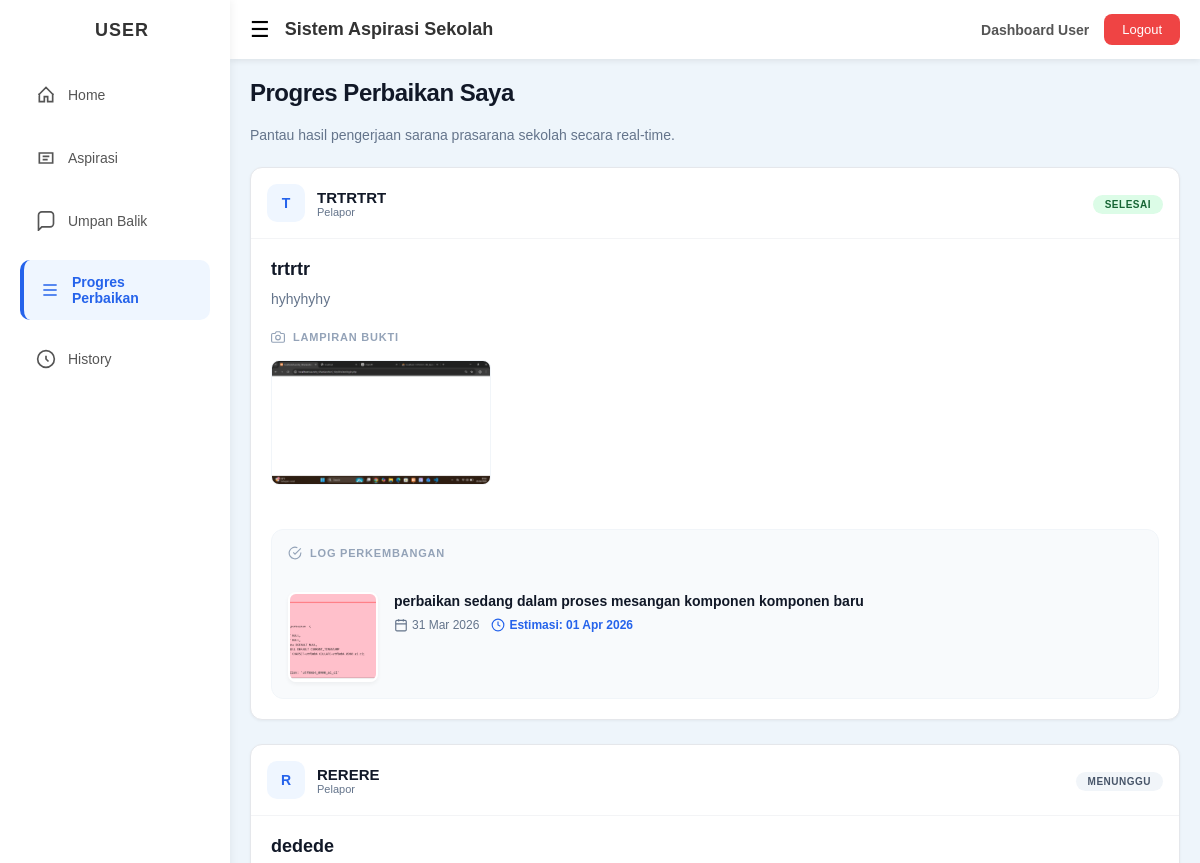
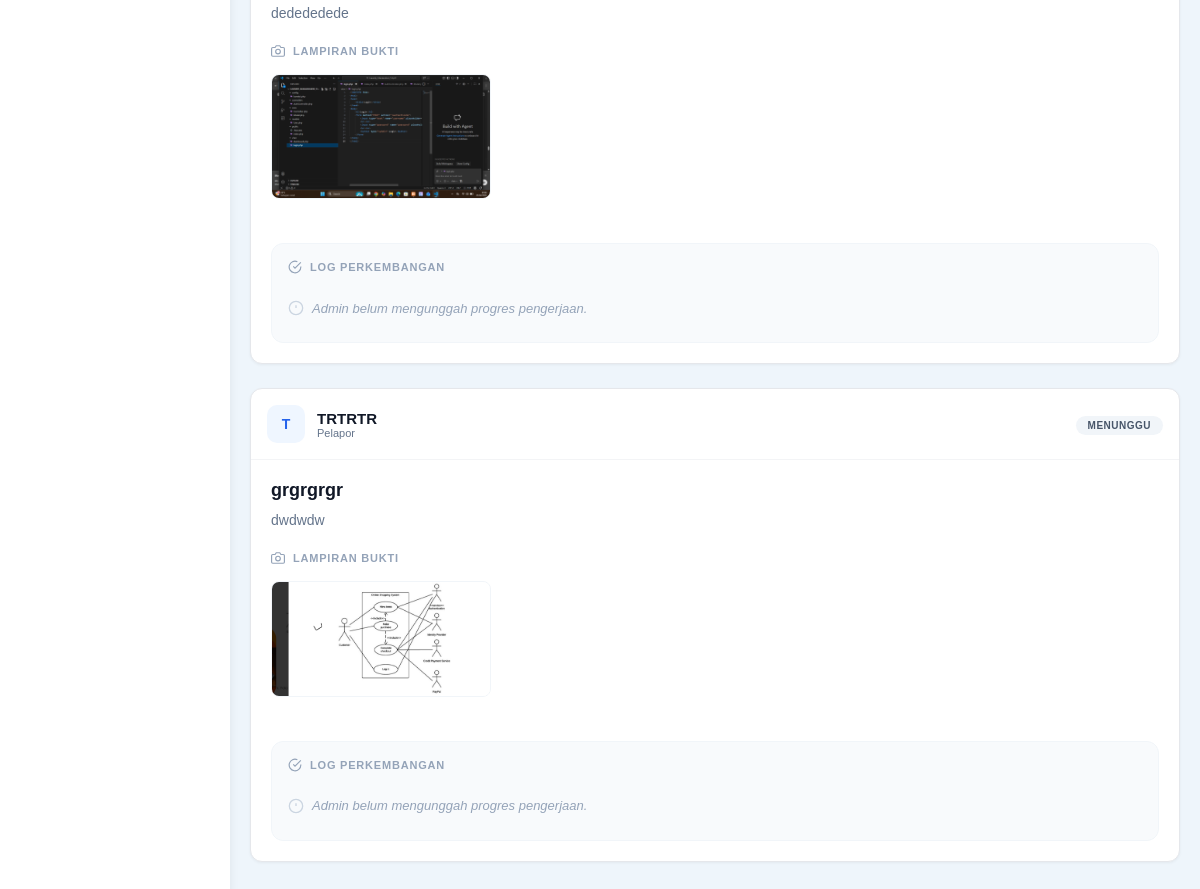
The app's page /views/user/progress_perbaikan.php (signed in), older data (2 pictures, top to bottom).
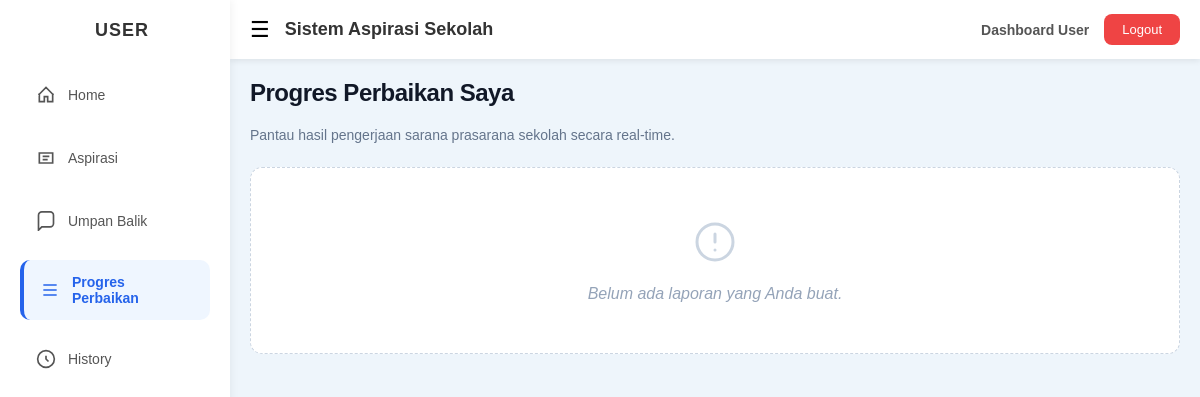
The same page, newer data.
### tables this page shows
CREATE TABLE `aspirasi` (
  `id` int NOT NULL,
  `user_id` int DEFAULT NULL,
  `nama_lengkap` varchar(100) NOT NULL,
  `kelas` varchar(50) NOT NULL,
  `id_categori` int NOT NULL,
  `judul` varchar(255) DEFAULT NULL,
  `pesan` text NOT NULL,
  `foto` varchar(255) DEFAULT NULL,
  `status` enum('menunggu','diproses','selesai','ditolak') DEFAULT 'menunggu',
  `created_at` timestamp NOT NULL DEFAULT CURRENT_TIMESTAMP
);

CREATE TABLE `progress_perbaikan` (
  `id` int NOT NULL,
  `aspirasi_id` int NOT NULL,
  `keterangan` text NOT NULL,
  `estimasi_selesai` date DEFAULT NULL,
  `tanggal` timestamp NULL DEFAULT CURRENT_TIMESTAMP,
  `foto` varchar(255) DEFAULT NULL
);

### models/m_koneksi.php (called while the page is built, shortened)
<?php
class koneksi {
    private $server = "localhost";
    private $username = "root";
    private $pass = "";
    private $db = "ukk_3_reifanazkia";
    function __construct()
    {
        $this->koneksi = mysqli_connect(
            $this->server,
            $this->username,
            $this->pass,
            $this->db
        );
        mysqli_select_db($this->koneksi, $this->db);
        if ($this->koneksi) {
            return $this->koneksi;
        } else {
            echo "Koneksi ke Db Gagal";
        }
    }
}
?>

### models/m_aspirasi.php (called while the page is built, shortened)
<?php
include_once 'm_koneksi.php';
class aspirasi
{
    public function tampil_data_per_user($user_id)
    {
        $conn = new koneksi();
        $sql = "SELECT * FROM aspirasi WHERE user_id = '$user_id' ORDER BY id DESC";
        $query = mysqli_query($conn->koneksi, $sql);
        $hasil = [];
        while ($d = mysqli_fetch_object($query)) {
            $hasil[] = $d;
        }
        return $hasil;
    }
}

### models/m_progress_perbaikan.php (called while the page is built, shortened)
<?php
include_once 'm_koneksi.php';
class ProgressPerbaikan
{
    public function tampil_data_per_id($aspirasi_id)
    {
        $conn = new koneksi();
        $sql  = "SELECT * FROM progress_perbaikan WHERE aspirasi_id = '$aspirasi_id' ORDER BY tanggal DESC";
        $query = mysqli_query($conn->koneksi, $sql);
        $hasil = [];
        while ($data = mysqli_fetch_object($query)) {
            $hasil[] = $data;
        }
        return $hasil;
    }
}

### views/user/progress_perbaikan.php (the view, shortened to what the changed rows need)
<?php
include_once __DIR__ . '/../../models/m_aspirasi.php';
include_once __DIR__ . '/../../models/m_progress_perbaikan.php';
include '../layout/header.php';
include '../layout/sidebar.php';
$m_aspirasi = new aspirasi();
$m_progress = new ProgressPerbaikan();
$user_id = $_SESSION['data']['id'];
$data_aspirasi = $m_aspirasi->tampil_data_per_user($user_id);
?>
<h2 class="page-title" style="font-weight:800; color:#111827; letter-spacing:-0.5px;">Progres Perbaikan Saya</h2>
<div class="container-cards">
    <?php if (empty($data_aspirasi)) : ?>
        <div style="text-align: center; background: #fff; padding: 50px; border-radius: 12px; border: 1px dashed #cbd5e1;">
            <svg class="icon-svg" style="margin: 0 auto 15px; color:#cbd5e1;" width="48" height="48" viewBox="0 0 24 24" stroke-width="1.5">
                <path d="M12 8v4m0 4h.01M21 12a9 9 0 11-18 0 9 9 0 0118 0z" stroke-linecap="round" stroke-linejoin="round"/>
            </svg>
            <p style="color: #94a3b8; font-style: italic;">Belum ada laporan yang Anda buat.</p>
        </div>
    <?php else : ?>
        <?php foreach ($data_aspirasi as $row) :
            $riwayat = $m_progress->tampil_data_per_id($row->id);
        ?>
            <article class="card-aspirasi">
                <div class="card-top">
                    <div class="user-meta">
                        <div class="avatar"><?= strtoupper(substr($row->nama_lengkap, 0, 1)) ?></div>
                        <div style="display:flex; flex-direction:column;">
                            <span class="name"><?= htmlspecialchars($row->nama_lengkap) ?></span>
                            <span style="font-size: 11px; color: var(--text-muted);">Pelapor</span>
                        </div>
                    </div>
                    <div class="status-container">
                        <span class="badge badge-<?= strtolower($row->status) ?>"><?= $row->status ?></span>
                    </div>
                </div>
                <div class="card-body">
                    <h3 class="aspirasi-title"><?= htmlspecialchars($row->judul) ?></h3>
                    <p class="aspirasi-text"><?= nl2br(htmlspecialchars($row->pesan)) ?></p>
                    <?php if (!empty($row->foto)) : ?>
                    <div style="margin-bottom: 20px;">
                        <span class="progress-label">
                            <svg class="icon-svg" width="14" height="14" viewBox="0 0 24 24" stroke-width="2"><path d="M23 19a2 2 0 0 1-2 2H3a2 2 0 0 1-2-2V8a2 2 0 0 1 2-2h4l2-3h6l2 3h4a2 2 0 0 1 2 2z"/><circle cx="12" cy="13" r="4"/></svg>
                            Lampiran Bukti
                        </span>
                        <img src="../../assets/image/<?= $row->foto ?>"
                             class="user-foto-aspirasi"
                             onclick="window.open(this.src)"
                             onerror="this.src='https://placehold.co/220x150?text=Foto+Tidak+Ditemukan'">
                    </div>
                    <?php endif; ?>
                    <section class="progress-section">
                        <div class="progress-label">
                            <svg class="icon-svg" width="14" height="14" viewBox="0 0 24 24" stroke-width="2"><path d="M22 11.08V12a10 10 0 1 1-5.93-9.14"/><polyline points="22 4 12 14.01 9 11.01"/></svg>
                            Log Perkembangan
                        </div>
                        <?php if (!empty($riwayat)) :
                            foreach ($riwayat as $p) : ?>
                                <div class="progress-item">
                                    <?php if ($p->foto) : ?>
                                        <img src="../../assets/image/<?= $p->foto ?>" class="progress-thumb" onclick="window.open(this.src)" onerror="this.src='https://placehold.co/100x100?text=Error'">
                                    <?php else : ?>
                                        <div class="empty-thumb">
                                            <svg class="icon-svg" width="24" height="24" viewBox="0 0 24 24" stroke-width="2"><rect x="3" y="3" width="18" height="18" rx="2" ry="2"></rect><circle cx="8.5" cy="8.5" r="1.5"></circle><polyline points="21 15 16 10 5 21"></polyline></svg>
                                        </div>
                                    <?php endif; ?>
                                    <div style="flex:1;">
                                        <div style="font-size:14px; font-weight:700; color:var(--text-main); line-height:1.4; margin-bottom:6px;"><?= htmlspecialchars($p->keterangan) ?></div>
                                        <div class="meta-info">
                                            <div class="meta-item">
                                                <svg class="icon-svg" width="14" height="14" viewBox="0 0 24 24" stroke-width="2"><rect x="3" y="4" width="18" height="18" rx="2" ry="2"></rect><line x1="16" y1="2" x2="16" y2="6"></line><line x1="8" y1="2" x2="8" y2="6"></line><line x1="3" y1="10" x2="21" y2="10"></line></svg>
                                                <?= date('d M Y', strtotime($p->tanggal)) ?>
                                            </div>
                                            <div class="meta-item" style="color:var(--primary); font-weight:600;">
                                                <svg class="icon-svg" width="14" height="14" viewBox="0 0 24 24" stroke-width="2"><circle cx="12" cy="12" r="10"></circle><polyline points="12 6 12 12 16 14"></polyline></svg>
                                                Estimasi: <?= date('d M Y', strtotime($p->estimasi_selesai)) ?>
                                            </div>
                                        </div>
                                    </div>
                                </div>
                            <?php endforeach;
                        else : ?>
                            <div style="display:flex; align-items:center; gap:8px; padding:10px 0;">
                                <svg class="icon-svg" style="color:#cbd5e1" width="16" height="16" viewBox="0 0 24 24" stroke-width="2"><circle cx="12" cy="12" r="10"></circle><line x1="12" y1="8" x2="12" y2="12"></line><line x1="12" y1="16" x2="12.01" y2="16"></line></svg>
                                <p style="font-size:13px; color:#94a3b8; font-style:italic; margin:0;">Admin belum mengunggah progres pengerjaan.</p>
                            </div>
                        <?php endif; ?>
                    </section>
                </div>
            </article>
        <?php endforeach; ?>
    <?php endif; ?>
</div>
<?php include '../layout/footer.php'; ?>

Row changes from the older to the newer data that the page shows:
removed aspirasi: nama_lengkap "T", nama_lengkap "TRTRTRT", status "SELESAI", judul "trtrtr", pesan "hyhyhyhy", foto (picture)
removed progress_perbaikan: foto (picture), keterangan "perbaikan sedang dalam proses mesangan komponen komponen baru", tanggal "31 Mar 2026", estimasi_selesai "01 Apr 2026"
removed aspirasi: nama_lengkap "R", nama_lengkap "RERERE", status "MENUNGGU", judul "dedede", pesan "dedededede", foto (picture), shows "Admin belum mengunggah progres pengerjaan."
removed aspirasi: nama_lengkap "T", nama_lengkap "TRTRTR", status "MENUNGGU", judul "grgrgrgr", pesan "dwdwdw", foto (picture), shows "Admin belum mengunggah progres pengerjaan."
Text that changed along with them:
text now shown: "Belum ada laporan yang Anda buat."
